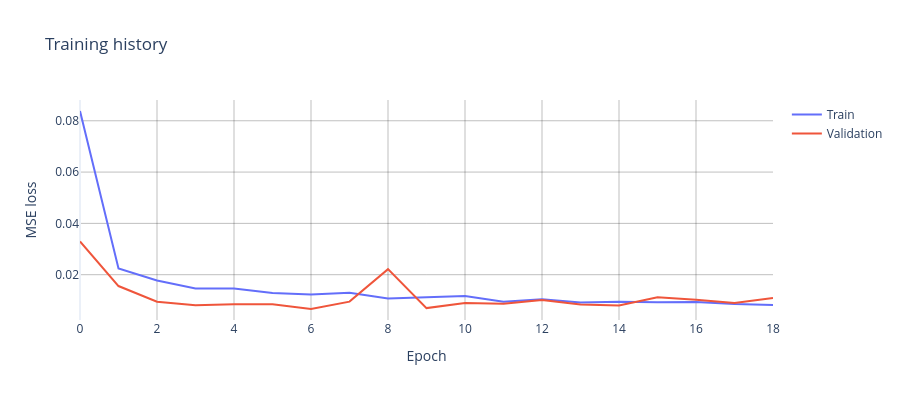

Notebook code for this chart:
### Markdown cell above
## Model Evaluation

### Code cell
fig = go.Figure()
fig.add_trace(go.Scatter(y=history["train_loss"], mode="lines", name="Train"))
fig.add_trace(go.Scatter(y=history["val_loss"], mode="lines", name="Validation"))

fig.update_layout(
    width=900, height=400,
    title="Training history",
    xaxis_title="Epoch",
    yaxis_title="MSE loss",
    template="plotly_white",
)
fig.update_xaxes(showgrid=True, gridcolor="rgba(0,0,0,0.25)")
fig.update_yaxes(showgrid=True, gridcolor="rgba(0,0,0,0.25)")

fig.show()

### Figure 1 — Plotly figure (JSON) as saved in the notebook; plotly's stock layout.template omitted (floating-point values rounded to 4 significant figures)
{"data": [{"mode": "lines", "name": "Train", "type": "scatter", "y": [0.08381, 0.02243, 0.01776, 0.01464, 0.01459, 0.01286, 0.01224, 0.01292, 0.01076, 0.01138, 0.01173, 0.009441, 0.0104, 0.009118, 0.00946, 0.009258, 0.009346, 0.008547, 0.008191]}, {"mode": "lines", "name": "Validation", "type": "scatter", "y": [0.03296, 0.01558, 0.00945, 0.008112, 0.008515, 0.008507, 0.00663, 0.009511, 0.02217, 0.00698, 0.008983, 0.008648, 0.01018, 0.008393, 0.008028, 0.01122, 0.01023, 0.008977, 0.01096]}], "layout": {"height": 400, "title": {"text": "Training history"}, "width": 900, "xaxis": {"gridcolor": "rgba(0,0,0,0.25)", "showgrid": true, "title": {"text": "Epoch"}}, "yaxis": {"gridcolor": "rgba(0,0,0,0.25)", "showgrid": true, "title": {"text": "MSE loss"}}}}
